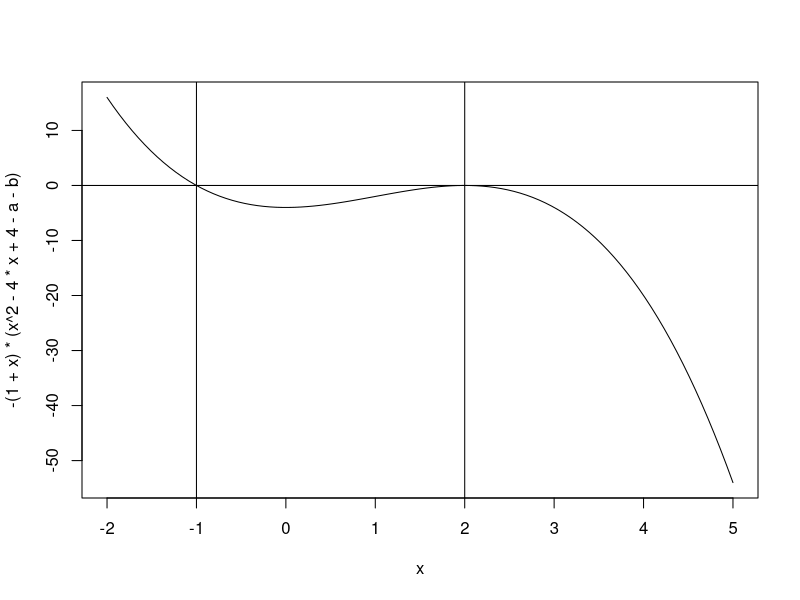

Write the R code that produced this figure.
library(Matrix)

a <- -2; b <- 2
c <- 1/sqrt(2)
v <- c(7/2, -1, 3); v <- v / sqrt(sum(v^2))
P <- matrix(c(-c, -c, 0, c, c, 0, v[1], v[2], v[3]), 3, 3)


a <- -2; b <- 2
B = matrix(c(-1, 3, 1, 0, 2, 1, a, b, 2), byrow=TRUE, 3, 3)
curve(-(1+x)*(x^2-4*x+4-a-b), from=-2, to=+5); abline(h=0, v=c(-1, 2))
B
rankMatrix(B)
eigen(B)
